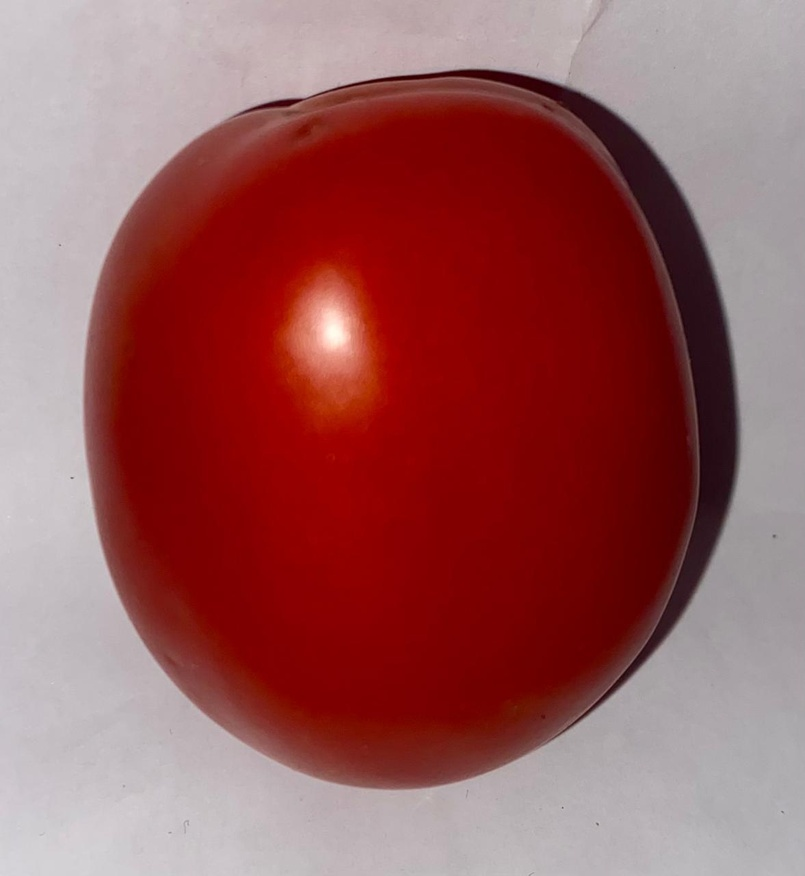
#> input picture citra/tomat/matang/1.jpg, 805 x 876 px, shrunk from 1177 x 1280 before the run
$ python rgb2hsi.py
#> lines starting #> are read from the running program, lines starting #| are printed output that depends on the picture
#> further down, image is the input picture: shape (876, 805, 3); mean B, G, R 91, 90.3, 152.7
import cv2
import numpy as np

def rgb_to_hsi(image):
    image = image.astype(np.float32) / 255.0  # Normalisasi ke [0,1]
    R, G, B = cv2.split(image)
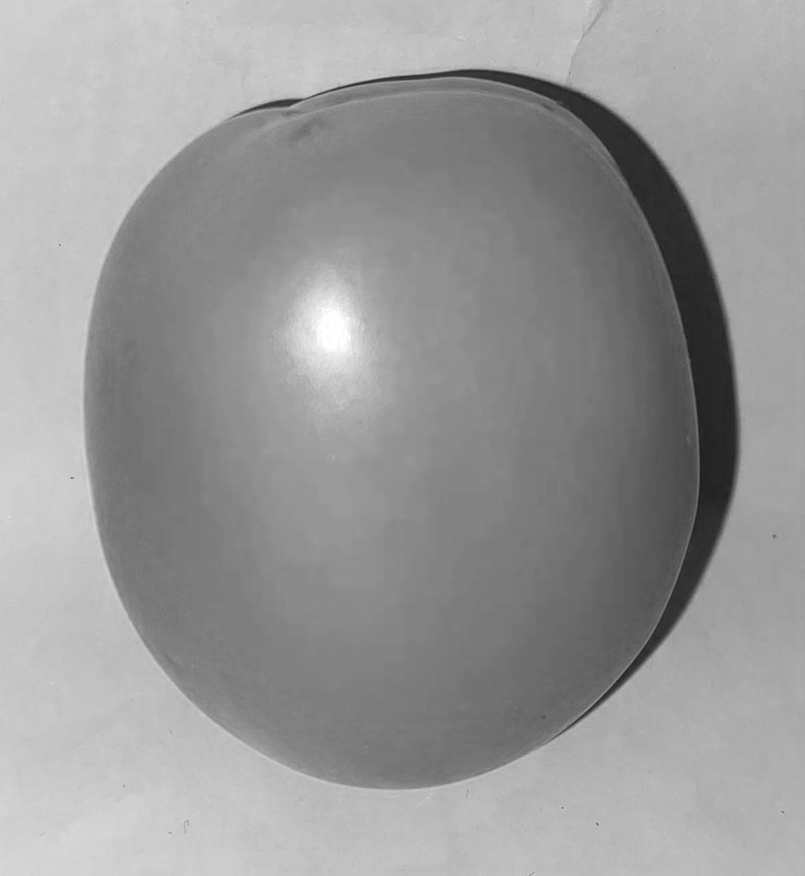
#> R: shape (876, 805) float32; min 0.11, max 1, mean 0.599

    # Hitung Intensitas (I)
    I = (R + G + B) / 3.0
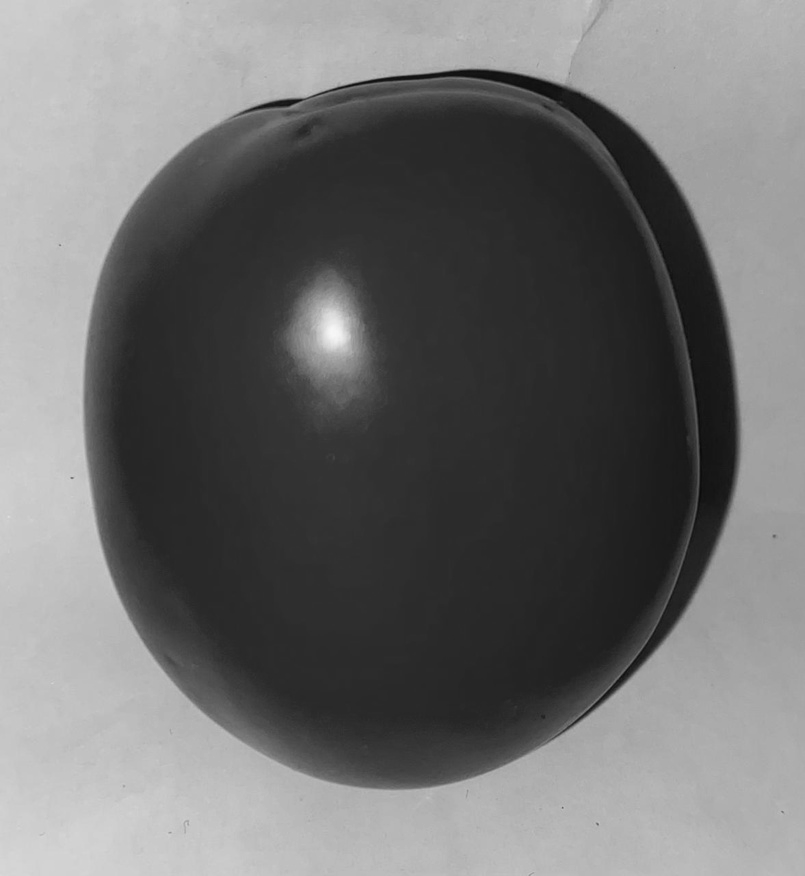
#> I: shape (876, 805) float32; min 0.0444, max 0.97, mean 0.437

    # Hitung Saturasi (S)
    min_RGB = np.minimum(np.minimum(R, G), B)
    S = 1 - (3 / (R + G + B + 1e-6)) * min_RGB  # Hindari pembagian dengan nol

    # Hitung Hue (H)
    num = 0.5 * ((R - G) + (R - B))
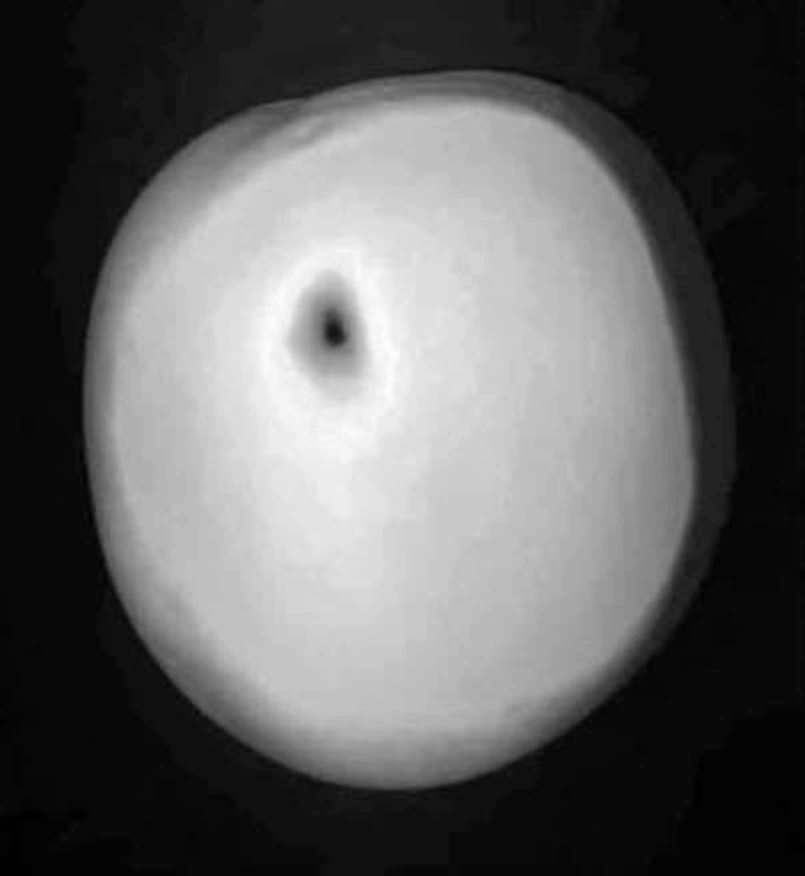
#> num: shape (876, 805) float32; min -0.00588, max 0.651, mean 0.243; drawn with min black and max white
    denom = np.sqrt((R - G) ** 2 + (R - B) * (G - B)) + 1e-6  # Hindari pembagian nol
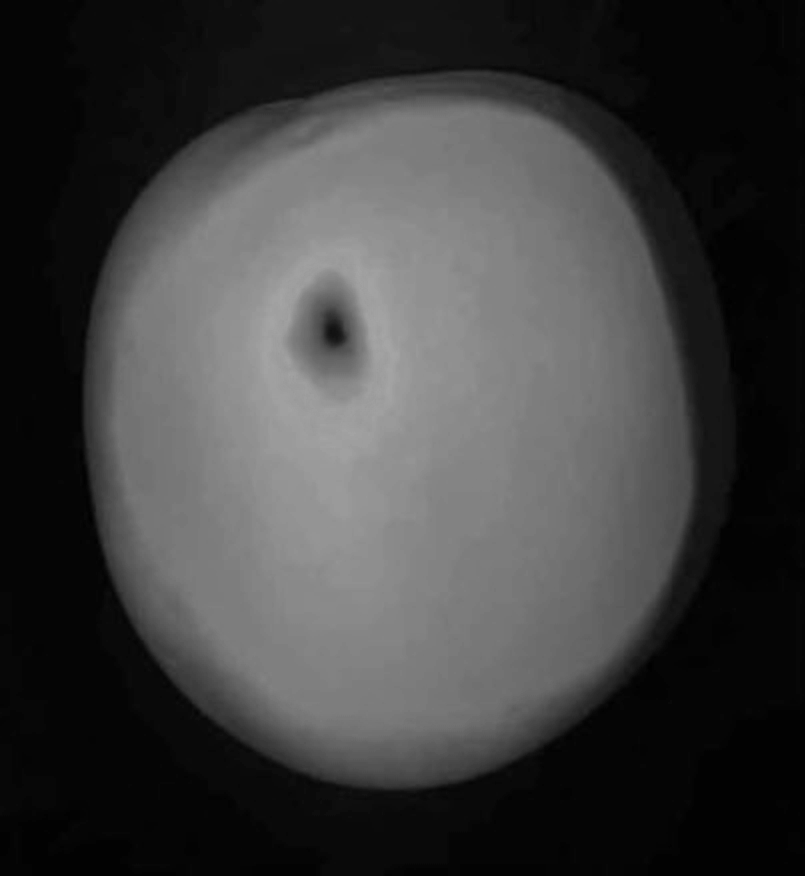
#> denom: shape (876, 805) float32; min 1e-06, max 0.652, mean 0.245
    theta = np.arccos(num / denom)  # Hasil dalam radian
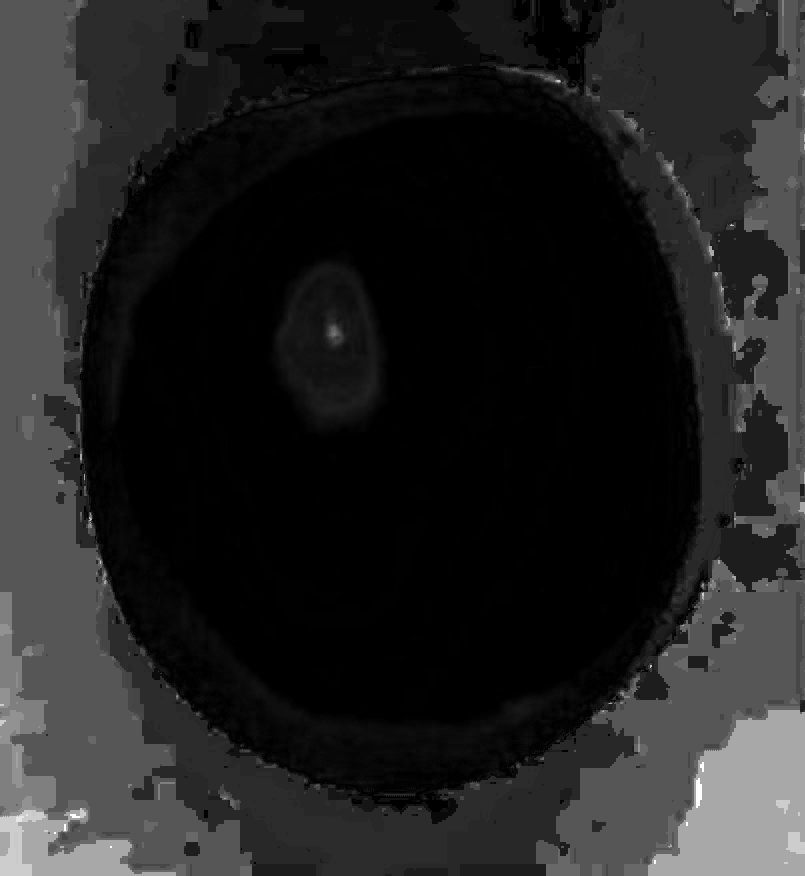
#> theta: shape (876, 805) float32; min 0.00176, max 2.09, mean 0.281; drawn with min black and max white

    H = np.degrees(theta)  # Ubah radian ke derajat
    H[B > G] = 360 - H[B > G]  # Koreksi hue jika B > G
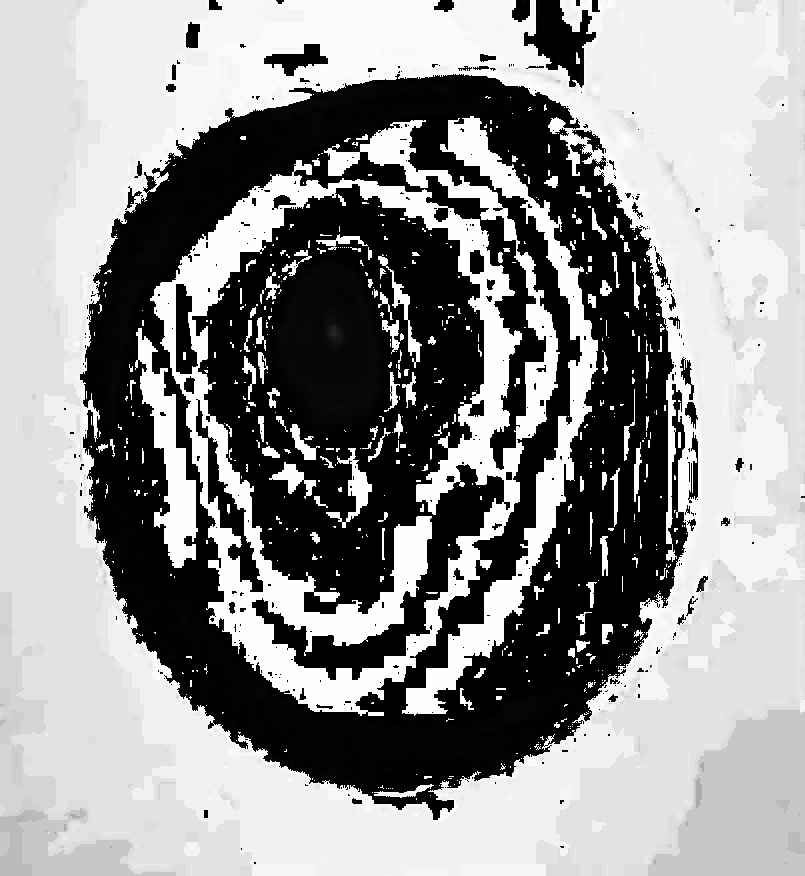
#> H: shape (876, 805) float32; min 0.101, max 359.7, mean 209.6; drawn with min black and max white
    H = H / 360  # Normalisasi ke rentang [0,1]

    # Hitung nilai rata-rata dari seluruh gambar
    avg_H = np.mean(H)
#> avg_H = 0.582
    avg_S = np.mean(S)
#> avg_S = 0.458
    avg_I = np.mean(I)
#> avg_I = 0.437

    return H, S, I, avg_H, avg_S, avg_I

# Baca gambar
image = cv2.imread("tomat/matang/1.jpg")  # Ubah dengan path gambar Anda
image = cv2.cvtColor(image, cv2.COLOR_BGR2RGB)  # Ubah dari BGR ke RGB

# Konversi ke HSI dan hitung rata-rata
H, S, I, avg_H, avg_S, avg_I = rgb_to_hsi(image)
#> avg_H = 0.582; avg_S = 0.458; avg_I = 0.437

print(f"Rata-rata H: {avg_H:.4f}")
#| Rata-rata H: 0.5821
print(f"Rata-rata S: {avg_S:.4f}")
#| Rata-rata S: 0.4578
print(f"Rata-rata I: {avg_I:.4f}")
#| Rata-rata I: 0.4366

$ run again, with citra/tomat/matang/11.jpg copied over citra/tomat/matang/1.jpg
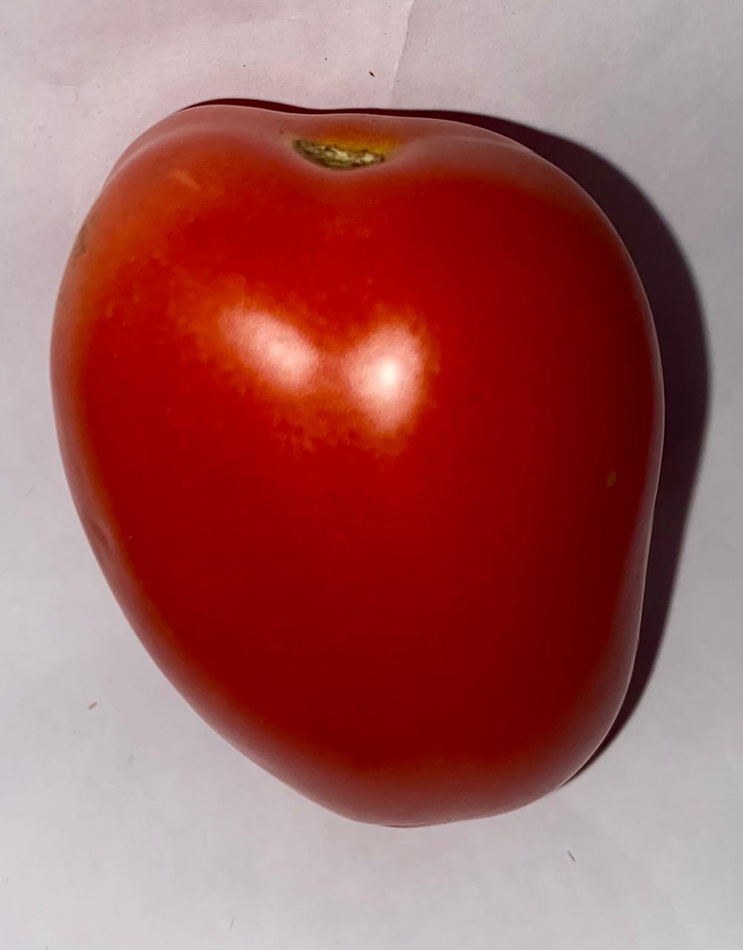
#> input picture citra/tomat/matang/11.jpg, 743 x 950 px, shrunk from 1001 x 1280 before the run
#> image is the input picture: shape (950, 743, 3); mean B, G, R 92.8, 94.3, 160.3
#> in rgb_to_hsi, `theta = np.arccos(num / denom)`:
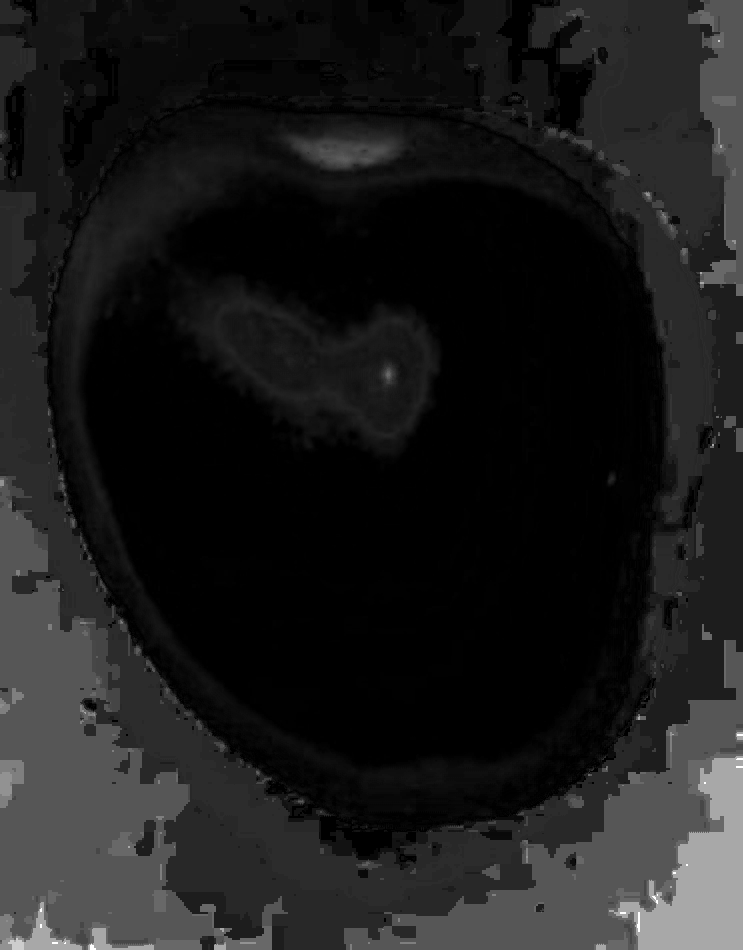
#> theta: shape (950, 743) float32; min 0.00169, max 2.09, mean 0.234; drawn with min black and max white
#> in rgb_to_hsi, `H[B > G] = 360 - H[B > G]`:
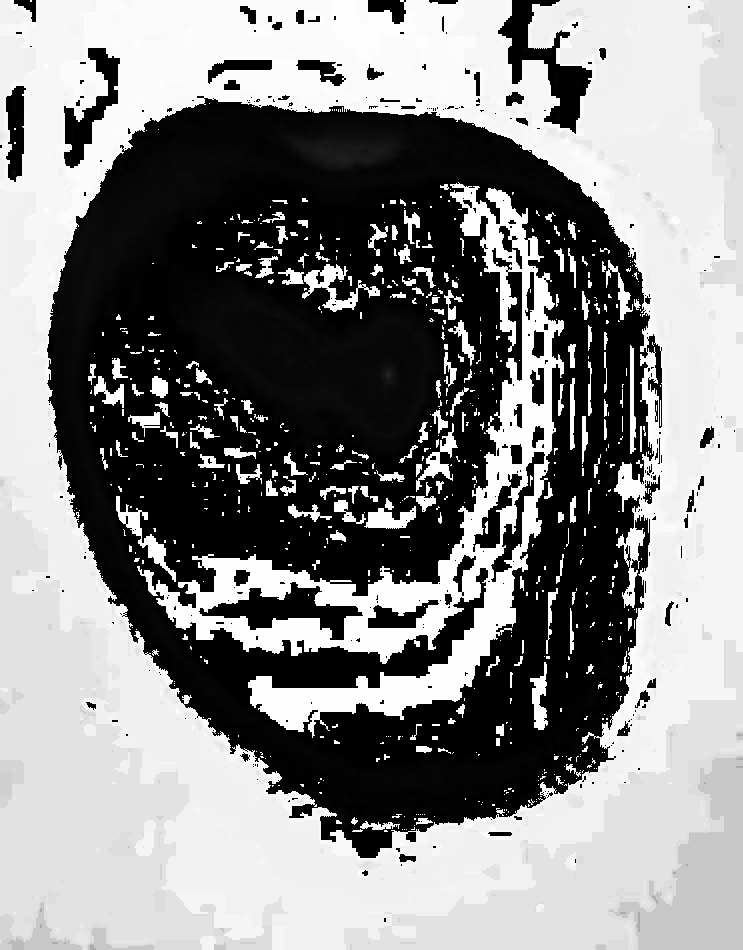
#> H: shape (950, 743) float32; min 0.0969, max 359.7, mean 193.8; drawn with min black and max white
#> in rgb_to_hsi, `avg_H = np.mean(H)`: avg_H = 0.538
#> in rgb_to_hsi, `avg_S = np.mean(S)`: avg_S = 0.458
#> in rgb_to_hsi, `avg_I = np.mean(I)`: avg_I = 0.454
#> `H, S, I, avg_H, avg_S, avg_I = rgb_to_hsi(image)`: avg_H = 0.538; avg_S = 0.458; avg_I = 0.454
#| Rata-rata H: 0.5383
#| Rata-rata S: 0.4585
#| Rata-rata I: 0.4541
